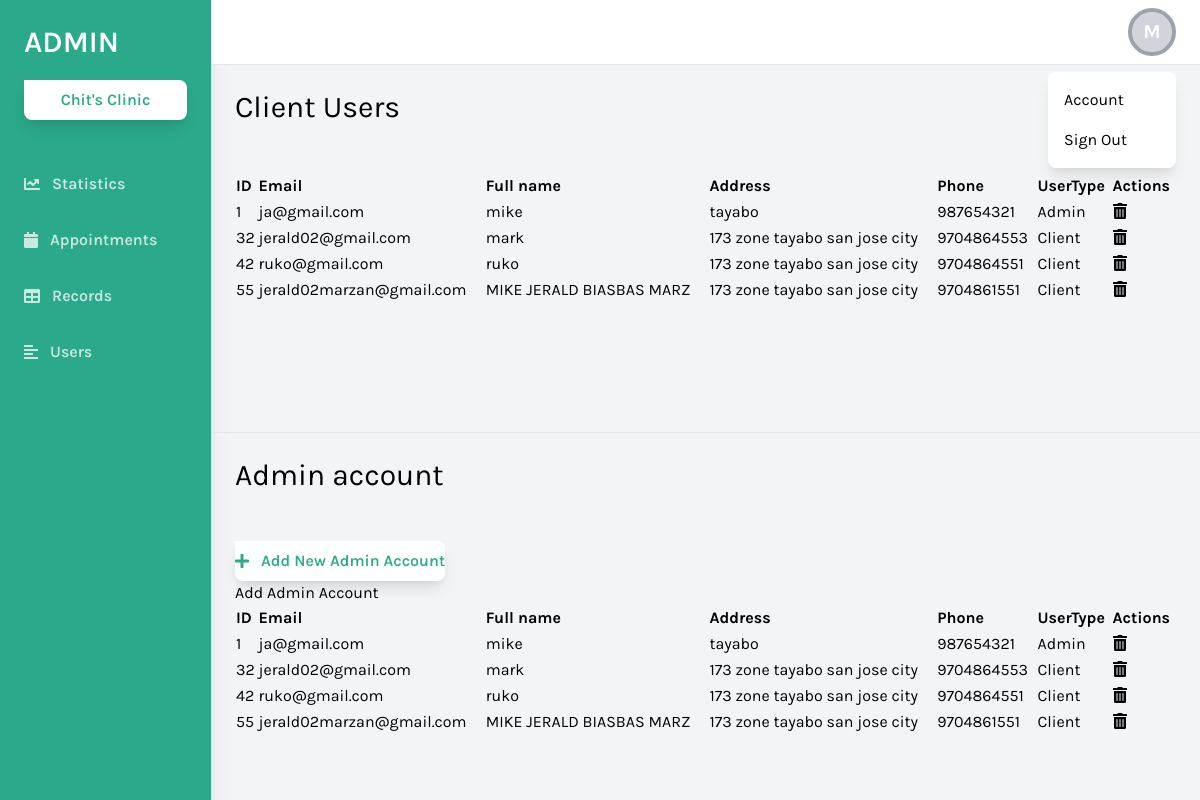
/admin/forms.php (signed in), run on an earlier commit of the app's database.
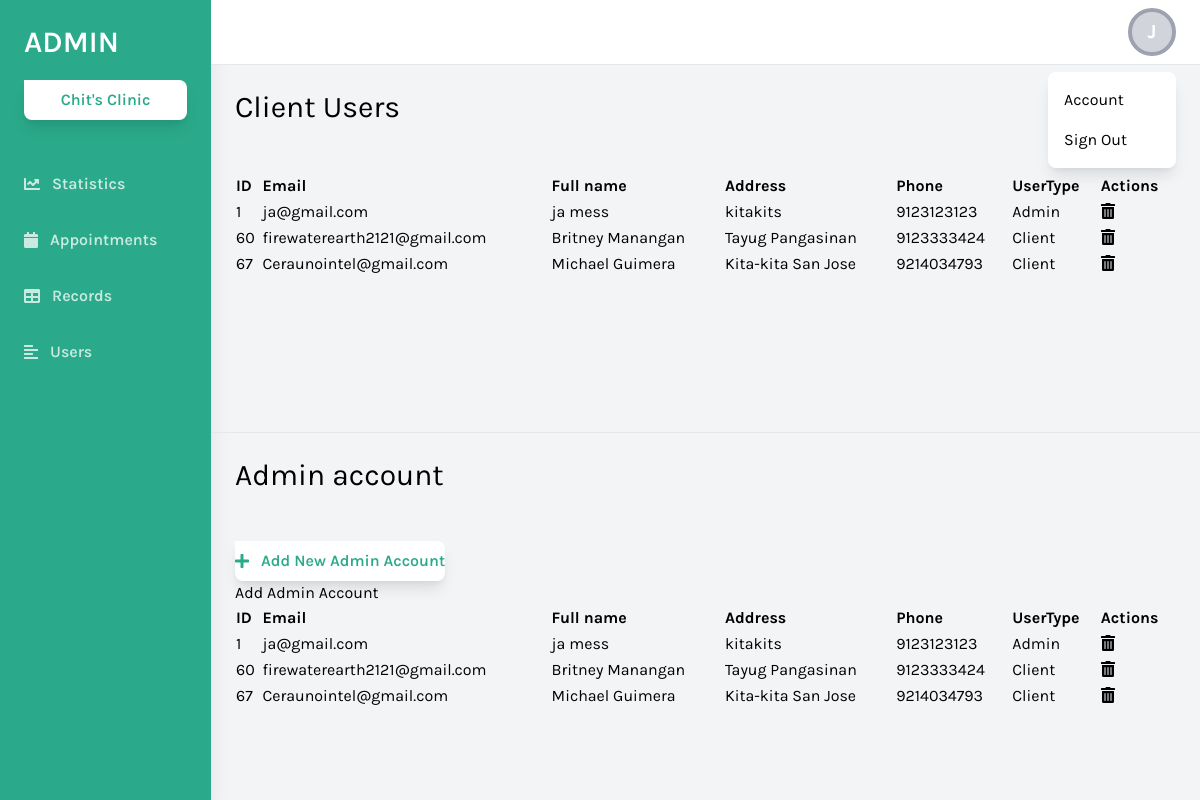
And on a later commit of the database.
### tables this page shows
CREATE TABLE `user` (
  `Id` int(11) NOT NULL,
  `Email` varchar(65) NOT NULL,
  `Password` varchar(100) NOT NULL,
  `FName` varchar(24) NOT NULL,
  `Address` varchar(30) NOT NULL,
  `Phone` bigint(20) NOT NULL,
  `UserType` varchar(11) NOT NULL,
  `reset_token_hash` varchar(64) DEFAULT NULL,
  `reset_token_expires_at` datetime DEFAULT NULL,
  `ConfirmationCode` int(24) DEFAULT NULL,
  `Status` varchar(60) NOT NULL
);

### admin/forms.php (the view, shortened to what the changed rows need)
<!DOCTYPE html>
<html lang="en">
<head>
    <link href="https://cdnjs.cloudflare.com/ajax/libs/tailwindcss/2.2.19/tailwind.min.css" rel="stylesheet">
</head>
<body class="bg-gray-100 font-family-karla flex">
    <div class="relative w-full flex flex-col h-screen overflow-y-hidden">
        <header class="w-full items-center bg-white py-2 px-6 hidden sm:flex">
            <div x-data="{ isOpen: false }" class="relative w-1/2 flex justify-end">
            <button @click="isOpen = !isOpen" class="relative z-10 w-12 h-12 rounded-full overflow-hidden border-4 border-gray-400 hover:border-gray-300 focus:border-gray-300 focus:outline-none bg-gray-300 flex items-center justify-center text-white font-bold text-xl">
    <?php
    $initials = "?";
    if (isset($_SESSION['name'])) {
        $full_name = htmlspecialchars($_SESSION['name']);
        $first_name = strtok($full_name, ' ');
        if ($first_name) {
            $initials = strtoupper(substr($first_name, 0, 1));
        }
    }
    echo $initials;
    ?>
</button>
                <button x-show="isOpen" @click="isOpen = false" class="h-full w-full fixed inset-0 cursor-default"></button>
                <div x-show="isOpen" class="absolute w-32 bg-white rounded-lg shadow-lg py-2 mt-16">
                    <a href="userSetting" class="block px-4 py-2 account-link hover:text-white">Account</a>
                    <a href="logout.php" class="block px-4 py-2 account-link hover:text-white">Sign Out</a>
                </div>
            </div>
        </header>
        <?php
require_once 'db.php';
$sql = "SELECT * FROM user ";
$stmt = $conn->prepare($sql);
$stmt->execute();
$result = $stmt->get_result();
?>
<link rel="stylesheet" href="https://cdn.datatables.net/1.12.1/css/jquery.dataTables.min.css">
<link rel="stylesheet" href="https://cdn.datatables.net/responsive/2.3.0/css/responsive.dataTables.min.css">
<div class="w-full h-screen overflow-x-hidden border-t flex flex-col">
    <main class="w-full flex-grow p-6">
        <h1 class="text-3xl text-black pb-6">Client Users</h1>
        <div class="w-full mt-6">
            <table id="user-table" class="display nowrap w-full text-left table-auto min-w-max">
                <thead>
                    <tr>
                        <th>ID</th>
                        <th>Email</th>
                        <th>Full name</th>
                        <th>Address</th>
                        <th>Phone</th>
                        <th>UserType</th>
                        <th>Actions</th>
                    </tr>
                </thead>
                <tbody>
                    <?php foreach ($_SESSION['users'] as $user) { ?>
                        <tr data-id="<?= $user['Id'] ?>">
                            <td><?= htmlspecialchars($user['Id']) ?></td>
                            <td><?= htmlspecialchars($user['Email']) ?></td>
                            <td><?= htmlspecialchars($user['Fname']) ?></td>
                            <td><?= htmlspecialchars($user['Address']) ?></td>
                            <td><?= htmlspecialchars($user['Phone']) ?></td>
                            <td><?= htmlspecialchars($user['Usertype']) ?></td>
                            <td>
<button class="remove-btn" data-id="<?= $user['Id'] ?>" title="Remove">
    <i class="fas fa-trash-alt"></i>
</button></td>
                        </tr>
                    <?php } ?>
                </tbody>
            </table>
        </div>
    </main>
</div>
<div class="w-full h-screen overflow-x-hidden border-t flex flex-col">
    <main class="w-full flex-grow p-6">
        <h1 class="text-3xl text-black pb-6">Admin account</h1>
        <div class="w-full mt-6">
            <table id="admin-table" class="display nowrap w-full text-left table-auto-max-w-max">
                <thead>
                    <tr>
                        <th>ID</th>
                        <th>Email</th>
                        <th>Full name</th>
                        <th>Address</th>
                        <th>Phone</th>
                        <th>UserType</th>
                        <th>Actions</th>
                    </tr>
                </thead>
                <tbody>
                    <?php foreach ($_SESSION['users'] as $user) { ?>
                        <tr data-id="<?= $user['Id'] ?>">
                            <td><?= htmlspecialchars($user['Id']) ?></td>
                            <td><?= htmlspecialchars($user['Email']) ?></td>
                            <td><?= htmlspecialchars($user['Fname']) ?></td>
                            <td><?= htmlspecialchars($user['Address']) ?></td>
                            <td><?= htmlspecialchars($user['Phone']) ?></td>
                            <td><?= htmlspecialchars($user['Usertype']) ?></td>
                            <td>
<button class="remove-btn1" data-id="<?= $user['Id'] ?>" title="Remove">
    <i class="fas fa-trash-alt"></i>
</button></td>
                        </tr>
                    <?php } ?>
                </tbody>
            </table>
        </div>
    </main>
</div>
    </div>
</body>
</html>

What changed in the data, as far as the page shows it:
removed user: Id "32", Email "jerald02@gmail.com", FName "mark", Address "173 zone tayabo san jose city", Phone "9704864553", UserType "Client"
removed user: Id "42", Email "ruko@gmail.com", FName "ruko", Address "173 zone tayabo san jose city", Phone "9704864551", UserType "Client"
removed user: Id "55", Email "jerald02marzan@gmail.com", FName "MIKE JERALD BIASBAS MARZ", Address "173 zone tayabo san jose city", Phone "9704861551", UserType "Client"
changed user "ja@gmail.com": FName "mike" → "ja mess"; Address "tayabo" → "kitakits"; Phone "987654321" → "9123123123"
added user: Id "60", Email "firewaterearth2121@gmail.com", FName "Britney Manangan", Address "Tayug Pangasinan", Phone "9123333424", UserType "Client"
added user: Id "67", Email "Ceraunointel@gmail.com", FName "Michael Guimera", Address "Kita-kita San Jose", Phone "9214034793", UserType "Client"
Also different on the page:
$initials: "M" → "J"
